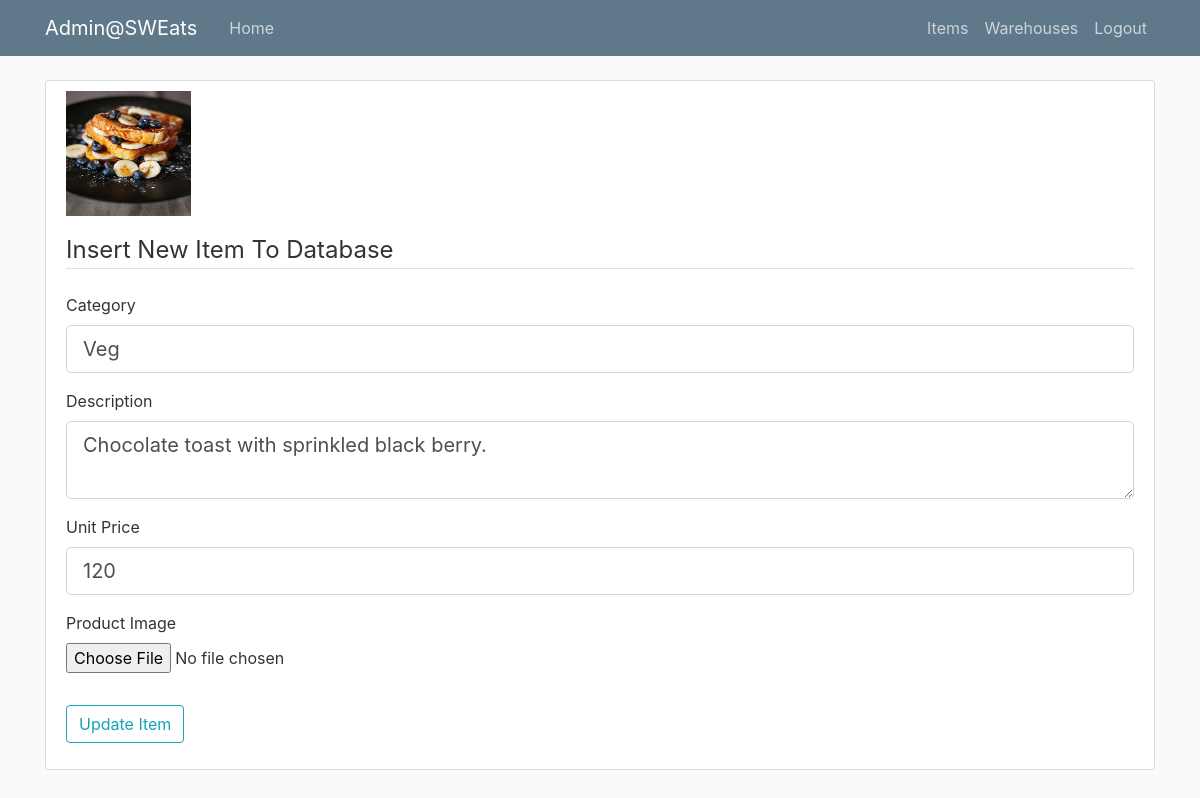
The page /admin/item/1/update (signed in) on the database its author committed.
### sweats/models.py (models this page shows, shortened)
class Item(db.Model):
    __tablename__ = 'items'
    id = db.Column(db.Integer , primary_key=True)
    category = db.Column(db.String(20))
    description = db.Column(db.String(200), nullable=False)
    image_file = db.Column(db.String(20), nullable=False)
    unit_price = db.Column(db.Integer , nullable=False)
    order_items = db.relationship('OrderItem' , backref='item' , lazy=True)

### sweats/admin/routes.py (the view)
@admin.route('/admin/item/<int:item_id>/update', methods=['GET', 'POST'])
@login_required
def update_item(item_id):
    if not current_user.admin:
        abort(403)
    form = UpdateItemForm()
    item = Item.query.get_or_404(item_id)
    if form.validate_on_submit():
        if form.picture.data:
            delete_old_picture(item.image_file, 'product_pics')
            picture_file = save_picture(form.picture.data, "static/product_pics", 286, 180)
            item.image_file = picture_file
        item.category = form.category.data
        item.description = form.description.data
        item.unit_price = form.unit_price.data
        db.session.commit()
        flash('Item updated successfully!', 'success')
        return redirect(url_for('admin.update_item', item_id = item.id))
    elif request.method == 'GET':
        form.category.data = item.category
        form.description.data = item.description
        form.unit_price.data = item.unit_price
    image_file = url_for('static', filename='product_pics/' + item.image_file)
    return render_template('admin/update_item.html', title='Update Item', image_file=image_file, form=form)

### sweats/admin/forms.py
class UpdateItemForm(FlaskForm, ItemMixin):
    picture = FileField('Product Image', validators=[FileAllowed(['jpg','png'])])
    submit = SubmitField('Update Item')

### sweats/models.py (called while the page is built)
@login_manager.user_loader
def load_user(user_id):
    return Customer.query.get(int(user_id))

### sweats/templates/admin/update_item.html
{% extends "admin/new_item.html" %}
{% block image %}
    <div class="media">
        <img class="account-img" src="{{ image_file }}">
    </div>
{% endblock image %}

### sweats/templates/admin/new_item.html (shortened to what this page needs)
{% extends "admin/home.html" %}
{% block content %}
    <div class='content-section'>
        {% block image %} {% endblock %}
        <form method="POST" action="" enctype="multipart/form-data">
            <fieldset class="form-group">
                <legend class="border-bottom mb-4">Insert New Item To Database</legend>
                <div class="form-group">
                    {{ form.category.label(class="form-control-label") }}
                    {% if form.category.errors %}
                        {{ form.category(class="form-control form-control-lg is-invalid") }}
                        <div class="invalid-feedback">
                            {% for error in form.category.errors %}
                                <span> {{ error }} </span>
                            {% endfor %}
                        </div>
                    {% else %}
                        {{ form.category(class="form-control form-control-lg") }}
                    {% endif %}
                </div>
                <div class="form-group">
                    {{ form.description.label(class="form-control-label") }}
                    {% if form.description.errors %}
                        {{ form.description(class="form-control form-control-lg is-invalid") }}
                        <div class="invalid-feedback">
                            {% for error in form.description.errors %}
                                <span> {{ error }} </span>
                            {% endfor %}
                        </div>
                    {% else %}
                        {{ form.description(class="form-control form-control-lg") }}
                    {% endif %}
                </div>
                <div class="form-group">
                    {{ form.unit_price.label(class="form-control-label") }}
                    {% if form.unit_price.errors %}
                        {{ form.unit_price(class="form-control form-control-lg is-invalid") }}
                        <div class="invalid-feedback">
                            {% for error in form.unit_price.errors %}
                                <span> {{ error }} </span>
                            {% endfor %}
                        </div>
                    {% else %}
                        {{ form.unit_price(class="form-control form-control-lg") }}
                    {% endif %}
                </div>
                <div class="form-group">
                    {{ form.picture.label() }}
                    {{ form.picture(class="form-control-file") }}
                </div>
            </fieldset>
            <div class="form-group">
                {{ form.submit(class="btn btn-outline-info") }}
            </div>
        </form>
    </div>
{% endblock content %}

### sweats/static/main.css (style rules this page uses)
body { background: #fafafa; color: #333333; margin-top: 5rem; }
.content-section { background: #ffffff; padding: 10px 20px; border: 1px solid #dddddd; border-radius: 3px; margin-bottom: 20px; }
.account-img { height: 125px; width: 125px; margin-right: 20px; margin-bottom: 16px; }

### rows shown on the page
Item: category "Veg", description "Chocolate toast with sprinkled black berry.", unit_price "120"
